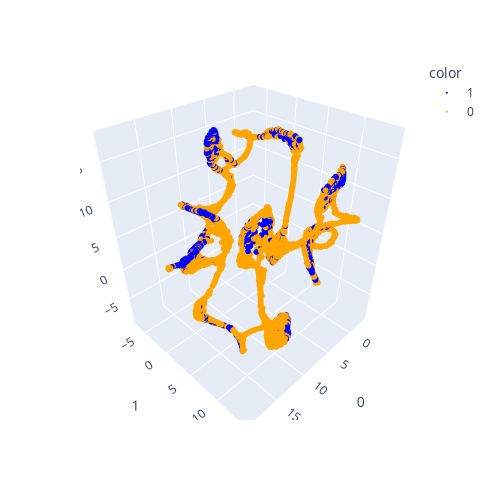

The cell this chart's notebook holds for it:
### Code cell
core_trans_states = adata.obs['core_trans_states'].values
import plotly   
importlib.reload(plotly)
# importlib.reload(nbformat)
import plotly.express as px
fig_3d = px.scatter_3d(
    emb_featuremap, 
    x=0, y=1, z=2,
    color=core_trans_states, 
    # labels={'color': 'species'}
    # color_continuous_scale='viridis',
    color_discrete_sequence=[ 'blue', 'orange',]
)
fig_3d.update_traces(marker_size=2) # Modify the point size
fig_3d.update_layout(
    autosize=False,
    width=500,
    height=500,
)
fig_3d.show()

# save the plot
# fig_3d.write_html("3d_plot_core_trans_states.html")

### Figure 1 — Plotly figure (JSON) as saved in the notebook; plotly's stock layout.template omitted (floating-point values rounded to 4 significant figures; data arrays with more than 128 entries replaced by an {"elided": "..."} marker saying what was removed)
{"data": [{"hovertemplate": "color=1<br>0=%{x}<br>1=%{y}<br>2=%{z}<extra></extra>", "legendgroup": "1", "marker": {"color": "blue", "size": 2, "symbol": "circle"}, "mode": "markers", "name": "1", "scene": "scene", "showlegend": true, "type": "scatter3d", "x": {"elided": "1097 float values"}, "y": {"elided": "1097 float values"}, "z": {"elided": "1097 float values"}}, {"hovertemplate": "color=0<br>0=%{x}<br>1=%{y}<br>2=%{z}<extra></extra>", "legendgroup": "0", "marker": {"color": "orange", "size": 2, "symbol": "circle"}, "mode": "markers", "name": "0", "scene": "scene", "showlegend": true, "type": "scatter3d", "x": {"elided": "3903 float values"}, "y": {"elided": "3903 float values"}, "z": {"elided": "3903 float values"}}], "layout": {"autosize": false, "height": 500, "legend": {"title": {"text": "color"}, "tracegroupgap": 0}, "margin": {"t": 60}, "scene": {"domain": {"x": [0, 1], "y": [0, 1]}, "xaxis": {"title": {"text": "0"}}, "yaxis": {"title": {"text": "1"}}, "zaxis": {"title": {"text": "2"}}}, "width": 500}}
